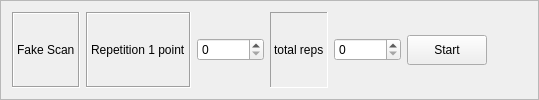
           <widget class="QFrame" name="frame_46">
            <property name="maximumSize">
             <size>
              <width>800</width>
              <height>120</height>
             </size>
            </property>
            <property name="frameShape">
             <enum>QFrame::StyledPanel</enum>
            </property>
            <property name="frameShadow">
             <enum>QFrame::Sunken</enum>
            </property>
            <layout class="QHBoxLayout" name="horizontalLayout_70">
             <item>
              <layout class="QHBoxLayout" name="horizontalLayout_71">
               <item>
                <widget class="QLabel" name="label_45">
                 <property name="frameShape">
                  <enum>QFrame::Box</enum>
                 </property>
                 <property name="frameShadow">
                  <enum>QFrame::Sunken</enum>
                 </property>
                 <property name="text">
                  <string>Fake Scan</string>
                 </property>
                </widget>
               </item>
               <item>
                <widget class="QLabel" name="label_44">
                 <property name="frameShape">
                  <enum>QFrame::Box</enum>
                 </property>
                 <property name="frameShadow">
                  <enum>QFrame::Sunken</enum>
                 </property>
                 <property name="text">
                  <string>Repetition 1 point</string>
                 </property>
                </widget>
               </item>
               <item>
                <widget class="QSpinBox" name="ScanFakePointRepBox">
                 <property name="maximum">
                  <number>999999</number>
                 </property>
                </widget>
               </item>
               <item>
                <widget class="QLabel" name="label_46">
                 <property name="frameShape">
                  <enum>QFrame::Panel</enum>
                 </property>
                 <property name="frameShadow">
                  <enum>QFrame::Sunken</enum>
                 </property>
                 <property name="text">
                  <string>total reps</string>
                 </property>
                </widget>
               </item>
               <item>
                <widget class="QSpinBox" name="ScanFakeTotalRepBox">
                 <property name="maximum">
                  <number>999999</number>
                 </property>
                </widget>
               </item>
               <item>
                <widget class="QPushButton" name="ScanFakeStartButton">
                 <property name="minimumSize">
                  <size>
                   <width>60</width>
                   <height>30</height>
                  </size>
                 </property>
                 <property name="text">
                  <string>Start</string>
                 </property>
                </widget>
               </item>
               <item>
                <spacer name="horizontalSpacer_7">
                 <property name="orientation">
                  <enum>Qt::Horizontal</enum>
                 </property>
                 <property name="sizeHint" stdset="0">
                  <size>
                   <width>40</width>
                   <height>20</height>
                  </size>
                 </property>
                </spacer>
               </item>
              </layout>
             </item>
            </layout>
           </widget>
